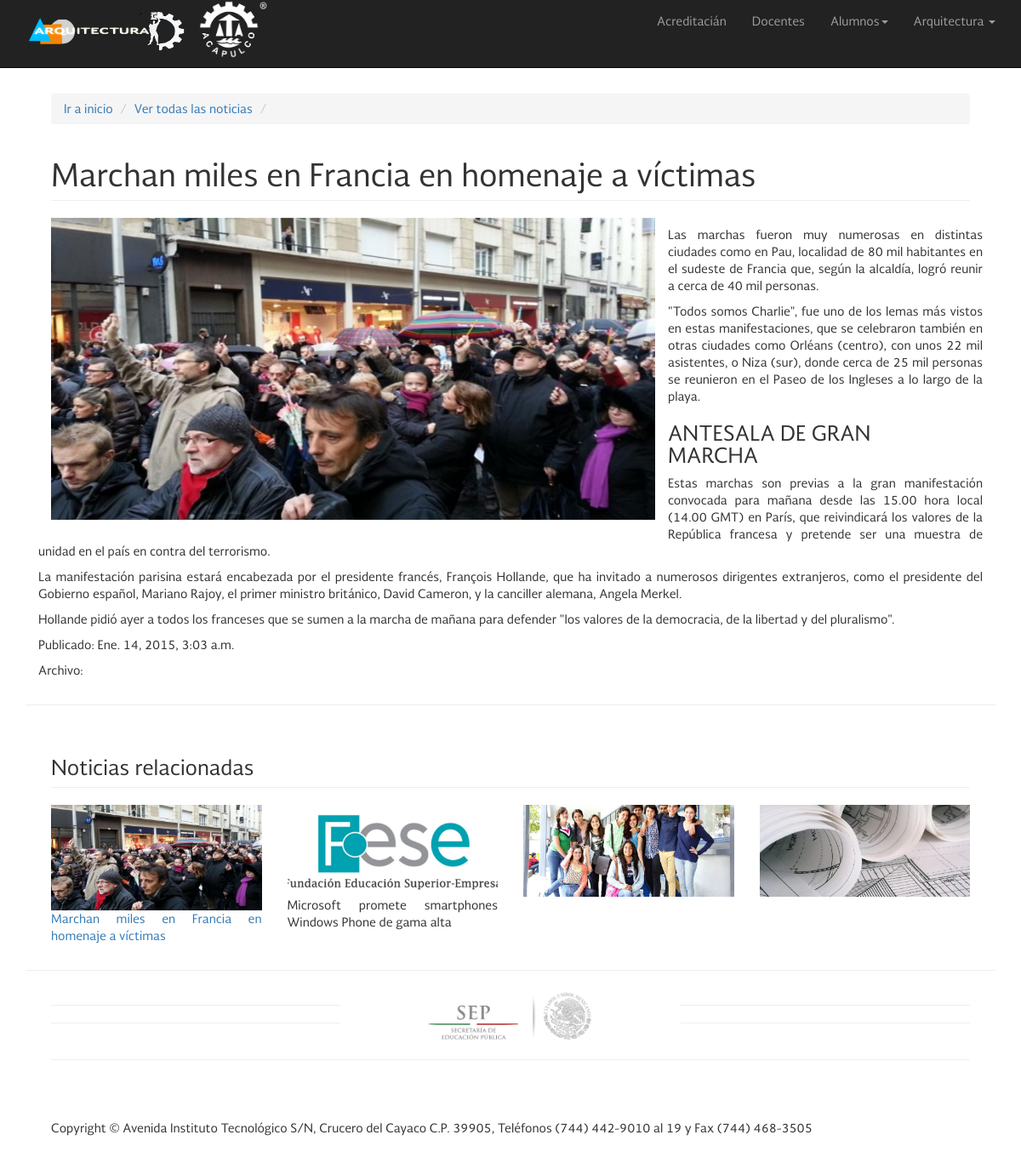
The app's page /noticias/marchan-miles-en-francia-en-homenaje-a-victimas-del-terrorismo/ with its own data.
### blog/models.py (models this page shows, shortened)
class Entrada(models.Model):
	imagen = models.ImageField(upload_to = 'imagenes',help_text="Imagen de la noticia")
	titulo = models.CharField(max_length=100,help_text="Titulo de la noticia maximo 100 caracteres")
	resumen = models.CharField(max_length=170,help_text="Resumen de la noticia maximo 170 caracteres")
	contenido = RichTextField()
	time = models.DateTimeField()
	slug = models.SlugField(editable=False)
	class Meta:
		ordering = ['-time']

### blog/views.py (the view)
# urls.py: url(r'^noticias/(?P<slug>[-\w]+)/$', (NoticiasView.as_view(template_name = "noticias.html"))),
class NoticiasView(DetailView):
	model = Entrada

### blog/templates/noticias.html (shortened to what this page needs)
{% extends "base.html" %}
{% load staticfiles %}
{% block contenido%}
    <div class="container">
        <div class="row">
            <div class="col-lg-12">
               <br><br><br> <ol class="breadcrumb">
                 <li><a href="/">Ir a inicio</a>
                    </li>
                <li><a href="/noticias-todas/">Ver todas las noticias</a>
                    </li>
                    <li class="active"></li>
                </ol>
                <h1 class="page-header">{{ object.titulo }}
                    </h1>
            </div>
        </div>
        <div class="row">
            <div class="col-md-8">
                    <div class="carousel-inner">
                        <div class="item active">
                        {% load thumbnail %}
                        <img src="{{ entrada.imagen|thumbnail_url:'noticiaG' }}" alt="" />
                        </div>
                        <br>
                   </div>
            </div>
                 <form>
                <p>{{ object.contenido| safe }}</p>
                    <p> Publicado: {{ object.time }}</p>
                    <p>Archivo: {{object.pdfpublicacion }}</p>
                </form>
          </div>
         <hr>
{% include 'nrelacionadas.html'%}
       {% endblock %}

### blog/templates/nrelacionadas.html
 {% load staticfiles %}
        <div class="row">
            <div class="col-lg-12">
                <h3 class="page-header">Noticias relacionadas</h3>
            </div>
            <div class="col-sm-3 col-xs-6">
                <a href="#">
                    <img class="img-responsive img-hover img-related" src="{{ object.imagen.url }}" alt="">
                    <div class="caption">
                    <p>{{object.titulo}}</p>
                    </div>
                </a>
            </div>
            <div class="col-sm-3 col-xs-6">
                <a href="#">
                    <img class="img-responsive img-hover img-related" src="{% static 'imagenes/noticias/noticia2.jpg' %}" alt="">
                </a>
                 <div class="caption">
                    <p>Microsoft promete smartphones Windows Phone de gama alta </p>
                    </div>
            </div>
            <div class="col-sm-3 col-xs-6">
                <a href="#">
                    <img class="img-responsive img-hover img-related" src="{% static 'imagenes/noticias/noticia3.jpg' %}" alt="">
                </a>
            </div>
            <div class="col-sm-3 col-xs-6">
                <a href="#">
                    <img class="img-responsive img-hover img-related" src="{% static 'imagenes/noticias/noticia4.jpg' %}" alt="">
                </a>
            </div>
        </div>

### blog/static/full-slider.css (style rules this page uses)
html, body { height: 100%; }
.carousel, .item, .active { height: 100%; }
.carousel-inner { height: 100%; }

### blog/static/modern-business.css (style rules this page uses)
html, body { height: 100%; }
body { padding-top: 50px; }
* { font-family: 'soberanaSansRegular'; }
p { text-align: justify; }

### records on screen
Entrada: titulo "Marchan miles en Francia en homenaje a víctimas", imagen|thumbnail_url (picture), contenido "Las marchas fueron muy numerosas en distintas ciudades como en Pau, localidad de 80 mil habitantes en el sudeste de Francia que, según la alcaldía, logró reunir a cerca de 40 mil personas. \"Todos somos Charlie\", fue uno de los lemas más vistos en estas manifestaciones, que se celebraron también en otras ciudades como Orléans (centro), con unos 22 mil asistentes, o Niza (sur), donde cerca de 25 mil personas se reunieron en el Paseo de los Ingleses a lo largo de la playa. ANTESALA DE GRAN MARCHA Estas marchas son previas a la gran manifestación convocada para mañana desde las 15.00 hora local (14.00 GMT) en París, que reivindicará los valores de la República francesa y pretende ser una…", time "Ene. 14, 2015, 3:03 a.m.", imagen (picture)
